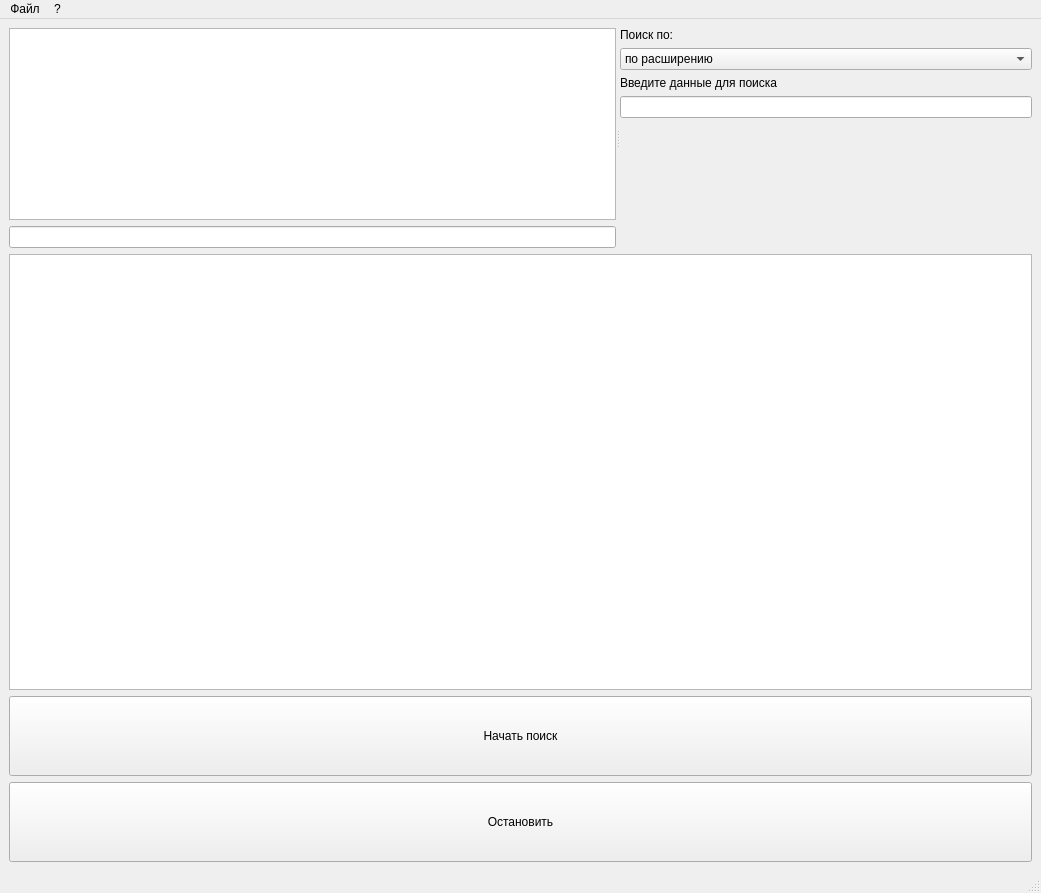
<?xml version="1.0" encoding="UTF-8"?>
<ui version="4.0">
 <class>MainWindow</class>
 <widget class="QMainWindow" name="MainWindow">
  <property name="geometry">
   <rect>
    <x>0</x>
    <y>0</y>
    <width>1041</width>
    <height>893</height>
   </rect>
  </property>
  <property name="windowTitle">
   <string>MainWindow</string>
  </property>
  <widget class="QWidget" name="centralwidget">
   <layout class="QVBoxLayout" name="verticalLayout_4">
    <item>
     <widget class="QSplitter" name="splitter">
      <property name="orientation">
       <enum>Qt::Horizontal</enum>
      </property>
      <widget class="QWidget" name="layoutWidget">
       <layout class="QVBoxLayout" name="verticalLayout_3">
        <item>
         <widget class="QTreeView" name="treeView"/>
        </item>
        <item>
         <widget class="QLineEdit" name="selectedDir_lineEdit"/>
        </item>
       </layout>
      </widget>
      <widget class="QWidget" name="layoutWidget">
       <layout class="QVBoxLayout" name="verticalLayout_2">
        <item>
         <layout class="QVBoxLayout" name="verticalLayout">
          <item>
           <widget class="QLabel" name="settingSearchLabel">
            <property name="maximumSize">
             <size>
              <width>16777215</width>
              <height>15</height>
             </size>
            </property>
            <property name="text">
             <string>Поиск по:</string>
            </property>
           </widget>
          </item>
          <item>
           <widget class="QComboBox" name="chooseSettingComboBox">
            <item>
             <property name="text">
              <string>по расширению</string>
             </property>
            </item>
            <item>
             <property name="text">
              <string>по бинарным сигнатурам</string>
             </property>
            </item>
            <item>
             <property name="text">
              <string>по строке</string>
             </property>
            </item>
           </widget>
          </item>
          <item>
           <widget class="QLabel" name="entringStringLabel">
            <property name="maximumSize">
             <size>
              <width>16777215</width>
              <height>15</height>
             </size>
            </property>
            <property name="text">
             <string>Введите данные для поиска </string>
            </property>
           </widget>
          </item>
          <item>
           <widget class="QLineEdit" name="entringStringlineEdit"/>
          </item>
         </layout>
        </item>
        <item>
         <layout class="QHBoxLayout" name="horizontalLayout"/>
        </item>
        <item>
         <spacer name="verticalSpacer">
          <property name="orientation">
           <enum>Qt::Vertical</enum>
          </property>
          <property name="sizeHint" stdset="0">
           <size>
            <width>20</width>
            <height>40</height>
           </size>
          </property>
         </spacer>
        </item>
       </layout>
      </widget>
     </widget>
    </item>
    <item>
     <widget class="QTableView" name="tableView"/>
    </item>
    <item>
     <widget class="QPushButton" name="startSearchpushButton">
      <property name="minimumSize">
       <size>
        <width>150</width>
        <height>80</height>
       </size>
      </property>
      <property name="maximumSize">
       <size>
        <width>16777215</width>
        <height>80</height>
       </size>
      </property>
      <property name="text">
       <string>Начать поиск</string>
      </property>
     </widget>
    </item>
    <item>
     <widget class="QPushButton" name="stopSearchpushButton">
      <property name="minimumSize">
       <size>
        <width>150</width>
        <height>80</height>
       </size>
      </property>
      <property name="text">
       <string>Остановить</string>
      </property>
     </widget>
    </item>
   </layout>
  </widget>
  <widget class="QMenuBar" name="mainMenumenubar">
   <property name="geometry">
    <rect>
     <x>0</x>
     <y>0</y>
     <width>1041</width>
     <height>22</height>
    </rect>
   </property>
   <widget class="QMenu" name="file_menu">
    <property name="title">
     <string>Файл</string>
    </property>
    <addaction name="exit_action"/>
   </widget>
   <widget class="QMenu" name="help_menu">
    <property name="title">
     <string>?</string>
    </property>
    <addaction name="about_action"/>
   </widget>
   <addaction name="file_menu"/>
   <addaction name="help_menu"/>
  </widget>
  <widget class="QStatusBar" name="statusbar"/>
  <action name="exit_action">
   <property name="text">
    <string>Выход</string>
   </property>
  </action>
  <action name="about_action">
   <property name="text">
    <string>О программе</string>
   </property>
  </action>
 </widget>
 <resources/>
 <connections/>
</ui>
